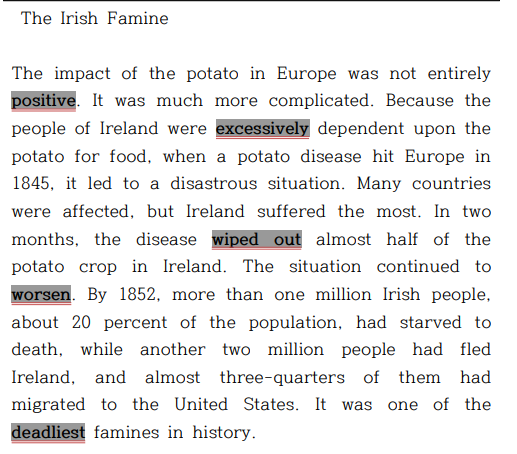
#> input picture sample.png, 517 x 454 px
$ python ocr.py
#> lines starting #> are read from the running program, lines starting #| are printed output that depends on the picture
# [24 lines of commented-out code are left out]


from PIL import Image
import pytesseract
import cv2

img_path = "./sample.png"
img = Image.open(img_path)
#> img is the input picture: PIL image 517x454 RGBA; mean R, G, B, A 235.6, 235.2, 235.2, 255

# OpenCV를 사용한 이진화
img_cv = cv2.imread(img_path, 0)
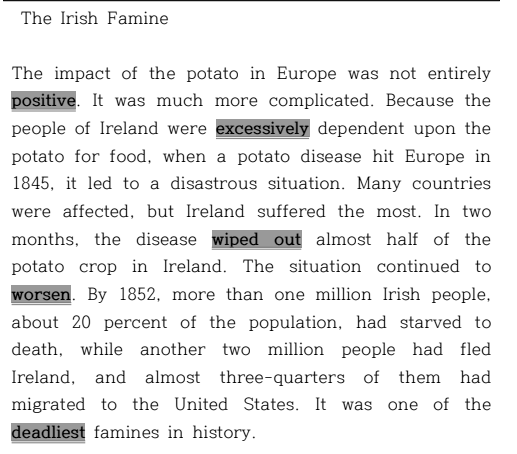
#> img_cv: shape (454, 517); min 0, max 255, mean 236
_, thresh = cv2.threshold(img_cv, 150, 255, cv2.THRESH_BINARY)
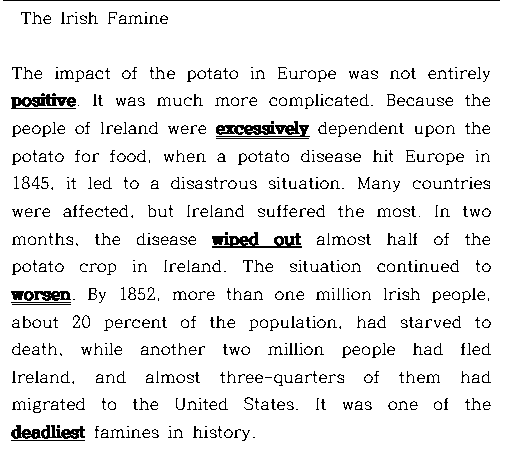
#> thresh: shape (454, 517); 92% white; black in thin lines or dots

# PIL 이미지로 변환
img_bin = Image.fromarray(thresh)

# OCR 수행
#> (the run stopped early here; a loop or call above may not have finished)
